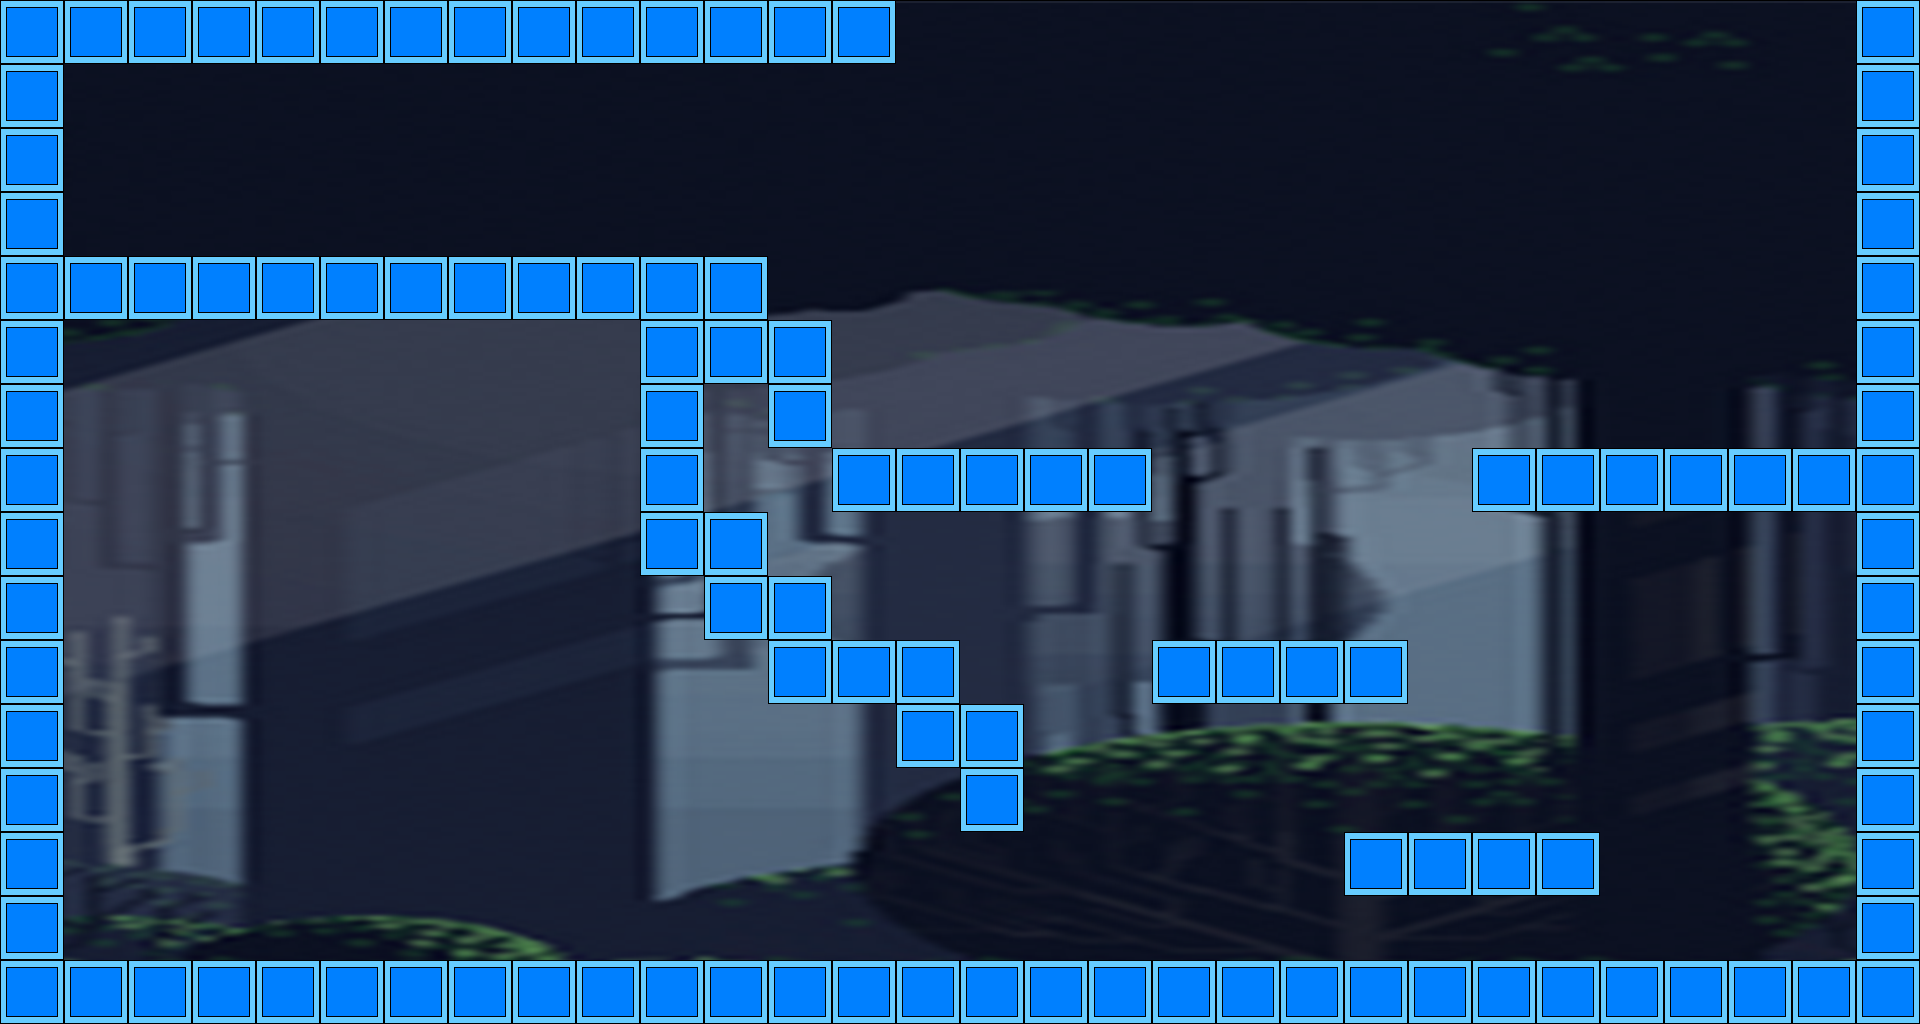

This is a level from a 2D game, rendered from its Tiled map with the project's own tilesets. A one-line summary and the complete map file follow:
An orthogonal 30x16 tile map with 64x64 px tiles, 1 tile layer (Tile Layer 1), 3 tilesets, 1 image layer and 6 objects (Door, ExitDoor, Player).

<map version="1.5" tiledversion="1.7.2" orientation="orthogonal" renderorder="right-down" width="30" height="16" tilewidth="64" tileheight="64" infinite="0" nextlayerid="6" nextobjectid="15">
 <tileset firstgid="1" name="square" tilewidth="64" tileheight="64" tilecount="1" columns="1">
  <image source="square.png" width="64" height="64" />
 </tileset>
 <tileset firstgid="2" name="doorbetter" tilewidth="103" tileheight="153" tilecount="2" columns="2">
  <image source="doorbetter.png" width="206" height="153" />
 </tileset>
 <tileset firstgid="4" name="exitdoor" tilewidth="103" tileheight="153" tilecount="2" columns="2">
  <image source="exitdoor.png" width="206" height="153" />
 </tileset>
 <imagelayer id="2" name="bg" offsetx="-4050.5" offsety="1.91423">
  <image source="forestbg.png" width="6400" height="1024" />
 </imagelayer>
 <layer id="1" name="Tile Layer 1" width="30" height="16">
  <data encoding="csv">
1,1,1,1,1,1,1,1,1,1,1,1,1,1,0,0,0,0,0,0,0,0,0,0,0,0,0,0,0,1,
1,0,0,0,0,0,0,0,0,0,0,0,0,0,0,0,0,0,0,0,0,0,0,0,0,0,0,0,0,1,
1,0,0,0,0,0,0,0,0,0,0,0,0,0,0,0,0,0,0,0,0,0,0,0,0,0,0,0,0,1,
1,0,0,0,0,0,0,0,0,0,0,0,0,0,0,0,0,0,0,0,0,0,0,0,0,0,0,0,0,1,
1,1,1,1,1,1,1,1,1,1,1,1,0,0,0,0,0,0,0,0,0,0,0,0,0,0,0,0,0,1,
1,0,0,0,0,0,0,0,0,0,1,1,1,0,0,0,0,0,0,0,0,0,0,0,0,0,0,0,0,1,
1,0,0,0,0,0,0,0,0,0,1,0,1,0,0,0,0,0,0,0,0,0,0,0,0,0,0,0,0,1,
1,0,0,0,0,0,0,0,0,0,1,0,0,1,1,1,1,1,0,0,0,0,0,1,1,1,1,1,1,1,
1,0,0,0,0,0,0,0,0,0,1,1,0,0,0,0,0,0,0,0,0,0,0,0,0,0,0,0,0,1,
1,0,0,0,0,0,0,0,0,0,0,1,1,0,0,0,0,0,0,0,0,0,0,0,0,0,0,0,0,1,
1,0,0,0,0,0,0,0,0,0,0,0,1,1,1,0,0,0,1,1,1,1,0,0,0,0,0,0,0,1,
1,0,0,0,0,0,0,0,0,0,0,0,0,0,1,1,0,0,0,0,0,0,0,0,0,0,0,0,0,1,
1,0,0,0,0,0,0,0,0,0,0,0,0,0,0,1,0,0,0,0,0,0,0,0,0,0,0,0,0,1,
1,0,0,0,0,0,0,0,0,0,0,0,0,0,0,0,0,0,0,0,0,1,1,1,1,0,0,0,0,1,
1,0,0,0,0,0,0,0,0,0,0,0,0,0,0,0,0,0,0,0,0,0,0,0,0,0,0,0,0,1,
1,1,1,1,1,1,1,1,1,1,1,1,1,1,1,1,1,1,1,1,1,1,1,1,1,1,1,1,1,1
</data>
 </layer>
 <objectgroup id="5" name="textobjects layer 0">
  <object id="9" x="60.7803" y="554.038" width="591.167" height="169.5">
   <text fontfamily="Tw Cen MT" pixelsize="48" wrap="1" color="#ffffff" halign="center" valign="center">Congratulations! You escaped!</text>
  </object>
  <object id="11" x="207.083" y="80.5833" width="132.5" height="64.1667">
   <text fontfamily="Tw Cen MT" pixelsize="29" wrap="1" color="#ffffff" halign="center" valign="center">replay..? </text>
  </object>
  <object id="14" x="1489.75" y="179.917" width="253.833" height="64.1667">
   <text fontfamily="Tw Cen MT" pixelsize="29" wrap="1" color="#ffffff" halign="center" valign="center">get outta here?</text>
  </object>
 </objectgroup>
 <objectgroup id="3" name="Object Layer 1">
  <object id="7" name="Door B" type="Door" gid="2" x="69.3485" y="275.985" width="95" height="145">
   <properties>
    <property name="label" value="A" />
    <property name="nextMap" value="map1.tmx" />
   </properties>
  </object>
  <object id="13" name="leave game" type="ExitDoor" gid="5" x="1738.33" y="471.667" width="103" height="153" />
  <object id="1" name="Player" type="Player" x="448.147" y="878.591" width="49.3333" height="61.3333" />
 </objectgroup>
</map>
